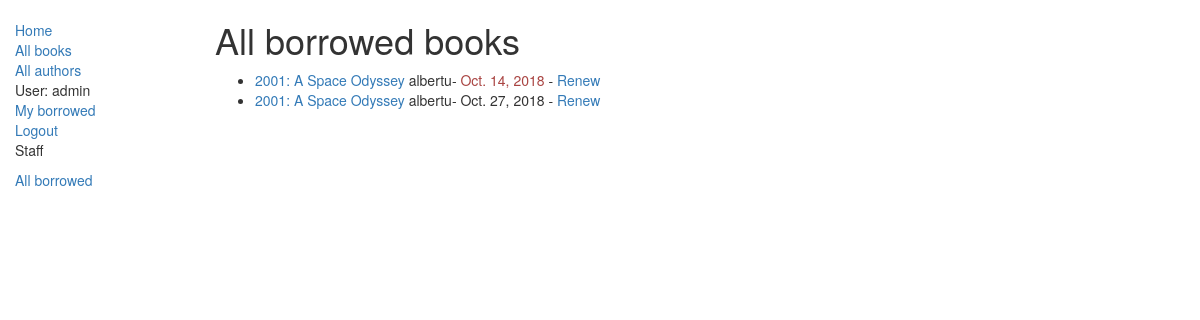
Page /catalog/borrowed (signed in) on the committed database.
### catalog/models.py (models this page shows, shortened)
class BookInstance(models.Model):
    id = models.UUIDField(primary_key=True, default=uuid.uuid4, help_text="Unique ID for this particular book across whole library")
    book = models.ForeignKey('Book', on_delete=models.SET_NULL, null=True)
    imprint = models.CharField(max_length=200)
    due_back = models.DateField(null=True, blank=True)
    LOAN_STATUS = (
        ('m', 'Maintenance'),
        ('o', 'On loan'),
        ('a', 'Available'),
        ('r', 'Reserved'),
    )
    status = models.CharField(max_length=1, choices=LOAN_STATUS, blank=True, default='d', help_text='Book availability')
    borrower = models.ForeignKey(User, on_delete=models.SET_NULL, null=True, blank=True)
    class Meta:
        ordering = ["due_back"]
        permissions = (("can_mark_returned", "Set book as returned"),)
    @property
    def is_overdue(self):
        if self.due_back and date.today() > self.due_back:
            return True
        return False

class Book(models.Model):
    title = models.CharField(max_length=200)
    author = models.ForeignKey('Author', on_delete=models.SET_NULL, null=True)
    summary = models.TextField(max_length=1000, help_text="Enter a brief description of the book")
    isbn = models.CharField('ISBN', max_length=13, help_text='13 Character <a href="https://www.isbn-international.org/content/what-isbn">ISBN number</a>')
    genre = models.ManyToManyField(Genre, help_text="Select a genre for this book")
    language = models.ForeignKey('Language', on_delete=models.SET_NULL, null=True)
    def display_genre(self):
        ''' Display genre in Admin'''
        return ', '.join([genre.name for genre in self.genre.all()[:3]])
    display_genre.short_description = 'Genre'

### catalog/views.py (the view)
# urls.py: path('borrowed', views.AllBorrowedBooksListView.as_view(), name='all-borrowed' ),
class AllBorrowedBooksListView(PermissionRequiredMixin, ListView):
    permission_required = "catalog.can_mark_returned"
    model = BookInstance
    template_name = 'catalog/bookinstance_list_loaned_books.html'
    paginate_by = 10
    def get_queryset(self):
        return BookInstance.objects.filter(status__exact='o').order_by('due_back')

### templates/catalog/bookinstance_list_loaned_books.html
{% extends "base_generic.html" %}
{% block content %}
    <h1>All borrowed books</h1>
    {% if bookinstance_list %}
        <ul>
            {% for bookinst in bookinstance_list %}
                <li>
                    <a href="{% url 'book-detail' bookinst.book.id %}">{{bookinst.book.title}}</a>
                    {{bookinst.borrower.get_username}}-
                    <span class="{% if bookinst.is_overdue %}text-danger{% endif %}">
                            {{bookinst.due_back}}
                    </span>
                    {% if perms.catalog.can_mark_returned %}
                        - <a href="{% url 'renew-book-librarian' bookinst.id %}">Renew</a>
                    {% endif %}
                </li>
            {% endfor %}
        </ul>
    {% else %}
        <h4>No books borrowed</h4>
    {% endif %}
    {% endblock content %}

### templates/base_generic.html (shortened to what this page needs)
<!DOCTYPE html>
<html lang="en">
<head>
  <link rel="stylesheet" href="https://maxcdn.bootstrapcdn.com/bootstrap/3.3.7/css/bootstrap.min.css">
  {% load static %}
  <link rel="stylesheet" href="{% static 'css/styles.css' %}">
</head>
<body>
  <div class="container-fluid">
    <div class="row">
      <div class="col-sm-2">
      {% block sidebar %}
      <ul class="sidebar-nav">
          <li><a href="{% url 'index' %}">Home</a></li>
          <li><a href="{% url 'books' %}">All books</a></li>
          <li><a href="{% url 'authors' %}">All authors</a></li>
          {% if user.is_authenticated %}
            <li>User: {{ user.get_username }}</li>
            <li><a href="{% url 'my-borrowed' %}">My borrowed</a></li>
            <li><a href="{% url 'logout'%}?next={{request.path}}">Logout</a></li>
            {% if perms.catalog.can_mark_returned %}
              <p>Staff</p>
              <li><a href="{% url 'all-borrowed' %}">All borrowed</a></li>
            {% endif %}
            {% else %}
            <li><a href="{% url 'login'%}?next={{request.path}}">Login</a></li>
          {% endif %}
      </ul>
     {% endblock %}
    </div>
      <div class="col-sm-10 ">
        {% block content %}{% endblock %}
      </div>
    </div>
  </div>
</body>
</html>

### catalog/static/css/styles.css (style rules this page uses)
.sidebar-nav { margin-top: 20px; padding: 0; list-style: none; }

### rows in the picture
BookInstance: book "2001: A Space Odyssey", borrower.get_username "albertu", due_back "Oct. 14, 2018"
BookInstance: book "2001: A Space Odyssey", borrower.get_username "albertu", due_back "Oct. 27, 2018"

### other values in the picture
{{ user.get_username }} "admin"
